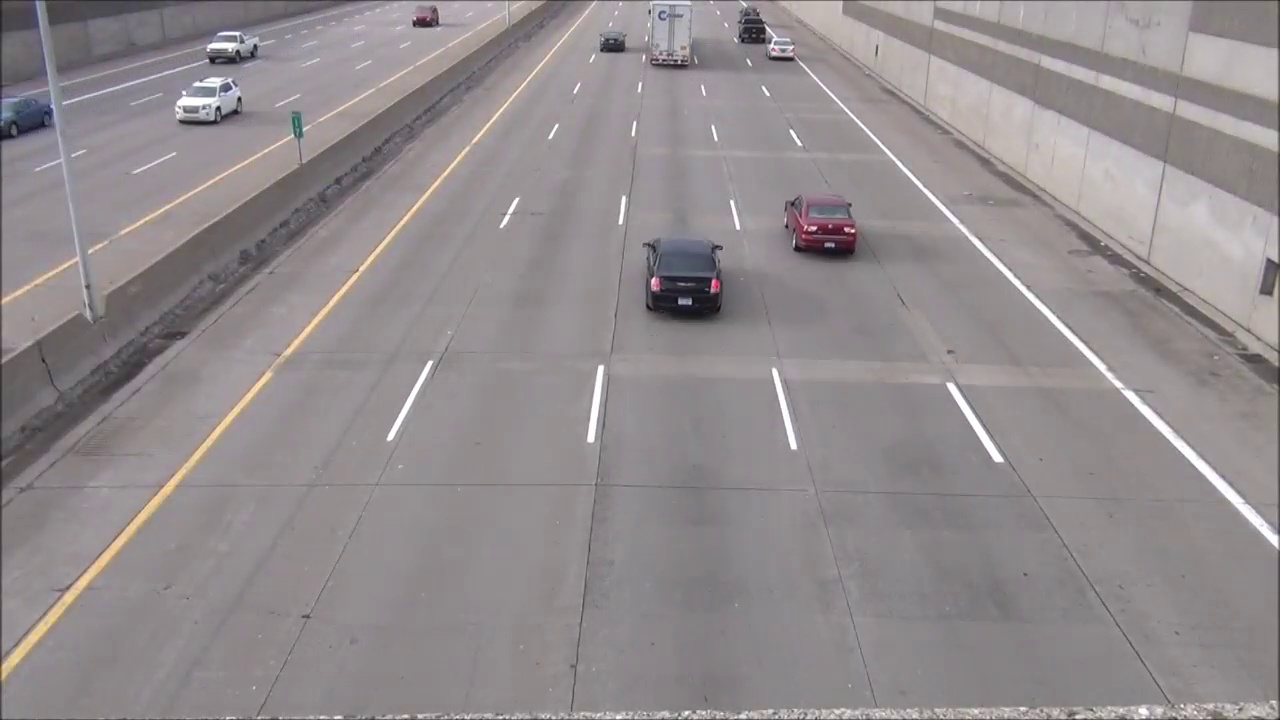
#> input picture day9复习/save_0.jpg, 1280 x 720 px
$ python 1-2exercise.py
#> lines starting #> are read from the running program, lines starting #| are printed output that depends on the picture; long printed decimals are rounded
import cv2 as cv
import numpy as np

img = cv.imread('save_0.jpg')
#> img is the input picture: shape (720, 1280, 3); mean B, G, R 141.9, 140.1, 146

img_hsv = cv.cvtColor(img, cv.COLOR_BGR2HSV)
#> img_hsv: shape (720, 1280, 3); mean H, S, V 120.6, 12.6, 146.6
# 色调 饱和度 亮度
# 全选，然后取亮度
value_channel = img_hsv[:, :, 2]
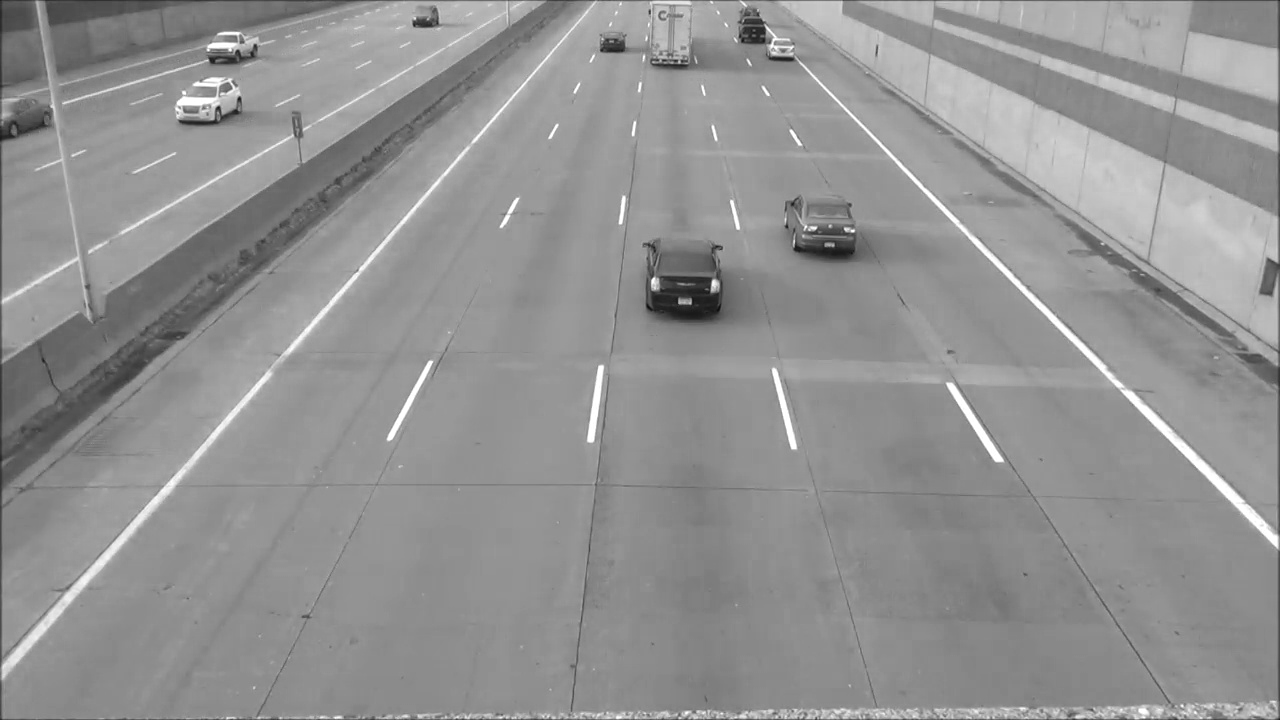
#> value_channel: shape (720, 1280); min 13, max 255, mean 146.6

avg_brightness = np.mean(value_channel)
#> avg_brightness = 146.6
print(avg_brightness)
#| 146.556

cv.imshow('image', img_hsv)

cv.waitKey()
cv.destroyAllWindows()

$ run again, with day9复习/save_1.jpg copied over day9复习/save_0.jpg
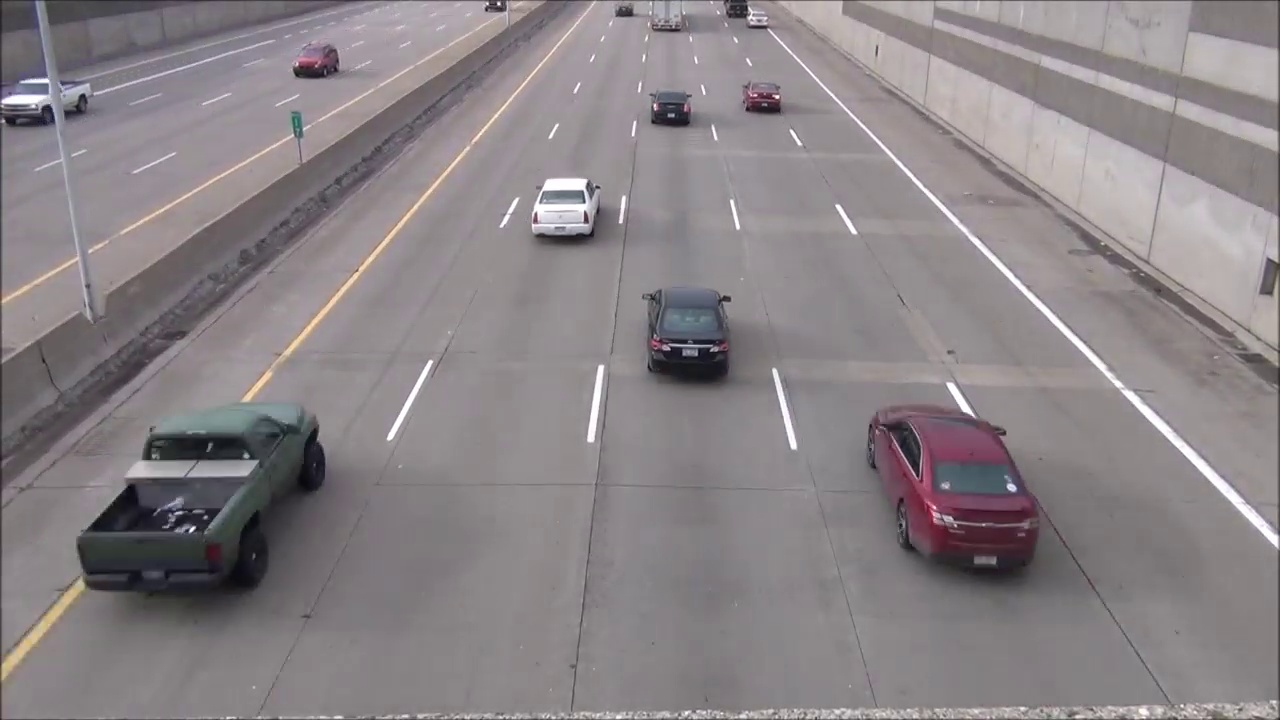
#> input picture day9复习/save_1.jpg, 1280 x 720 px
#> img is the input picture: shape (720, 1280, 3); mean B, G, R 134.3, 131.3, 137.8
#> img_hsv: shape (720, 1280, 3); mean H, S, V 128.8, 15.8, 138.7
#> `value_channel = img_hsv[:, :, 2]`:
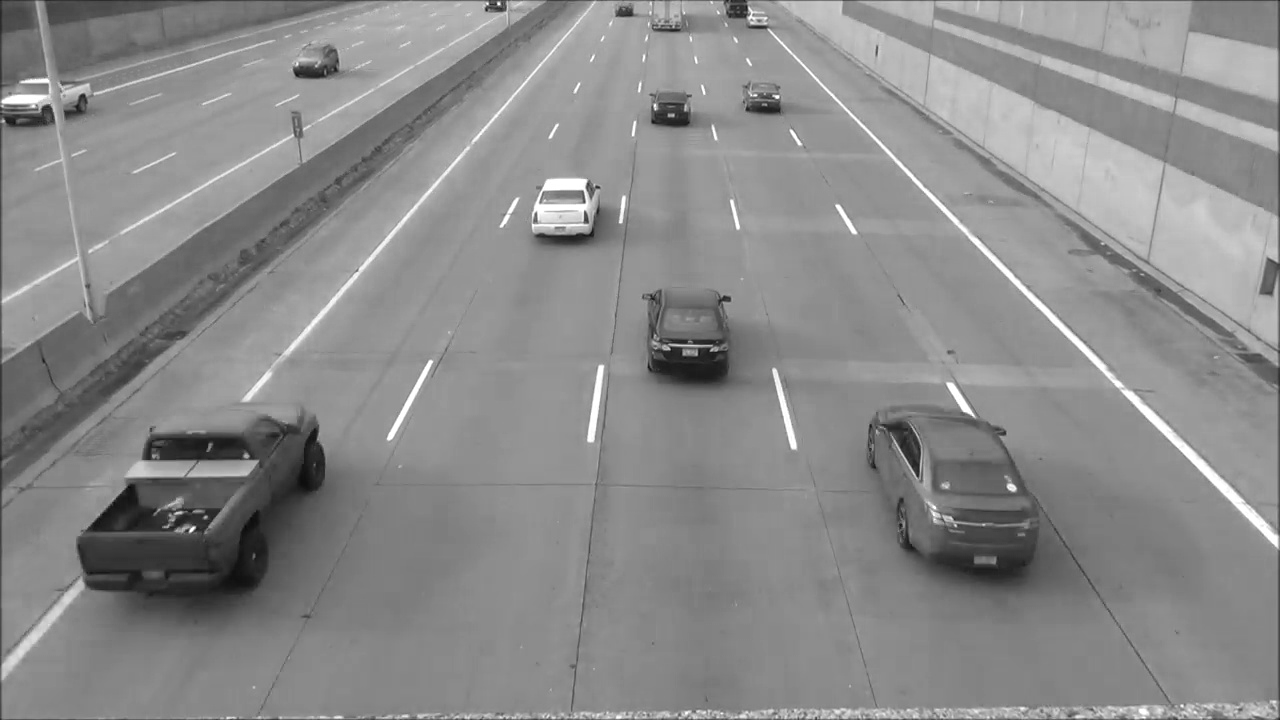
#> value_channel: shape (720, 1280); min 7, max 255, mean 138.7
#> avg_brightness = 138.7
#| 138.669

$ run again, with day9复习/save_2.jpg copied over day9复习/save_0.jpg
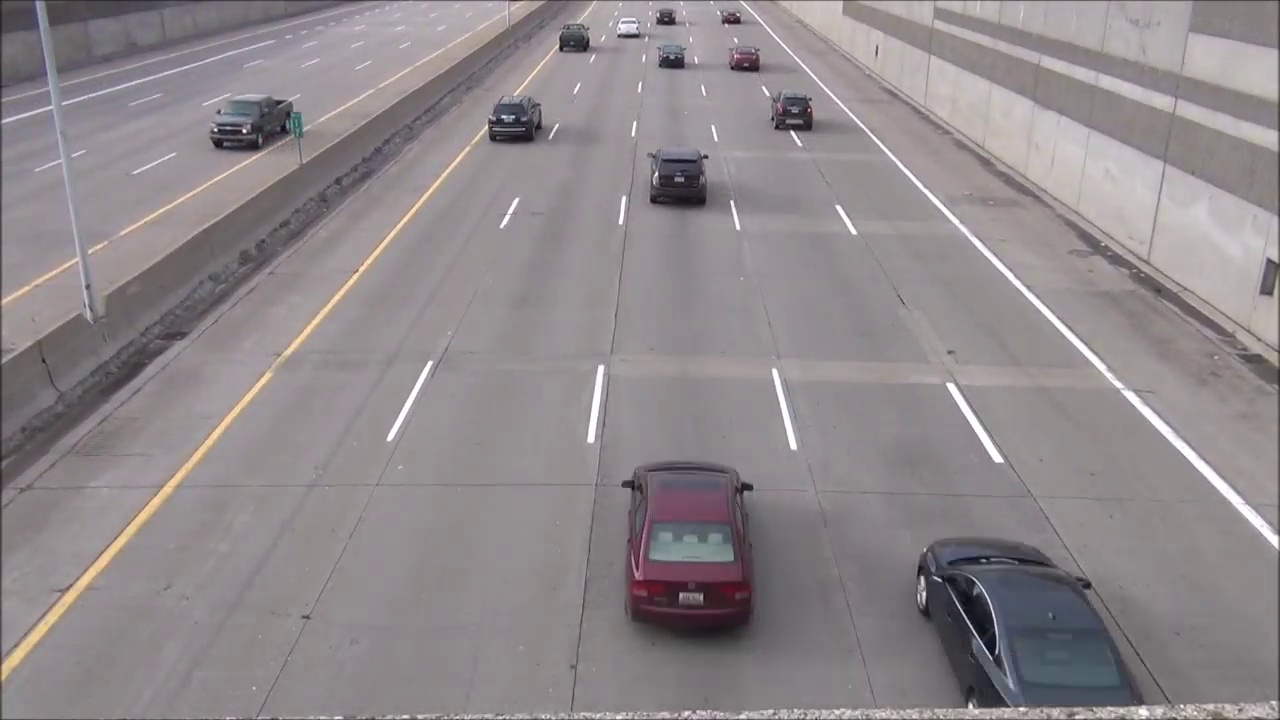
#> input picture day9复习/save_2.jpg, 1280 x 720 px
#> img is the input picture: shape (720, 1280, 3); mean B, G, R 139.3, 136.7, 143
#> img_hsv: shape (720, 1280, 3); mean H, S, V 124, 15.2, 144
#> `value_channel = img_hsv[:, :, 2]`:
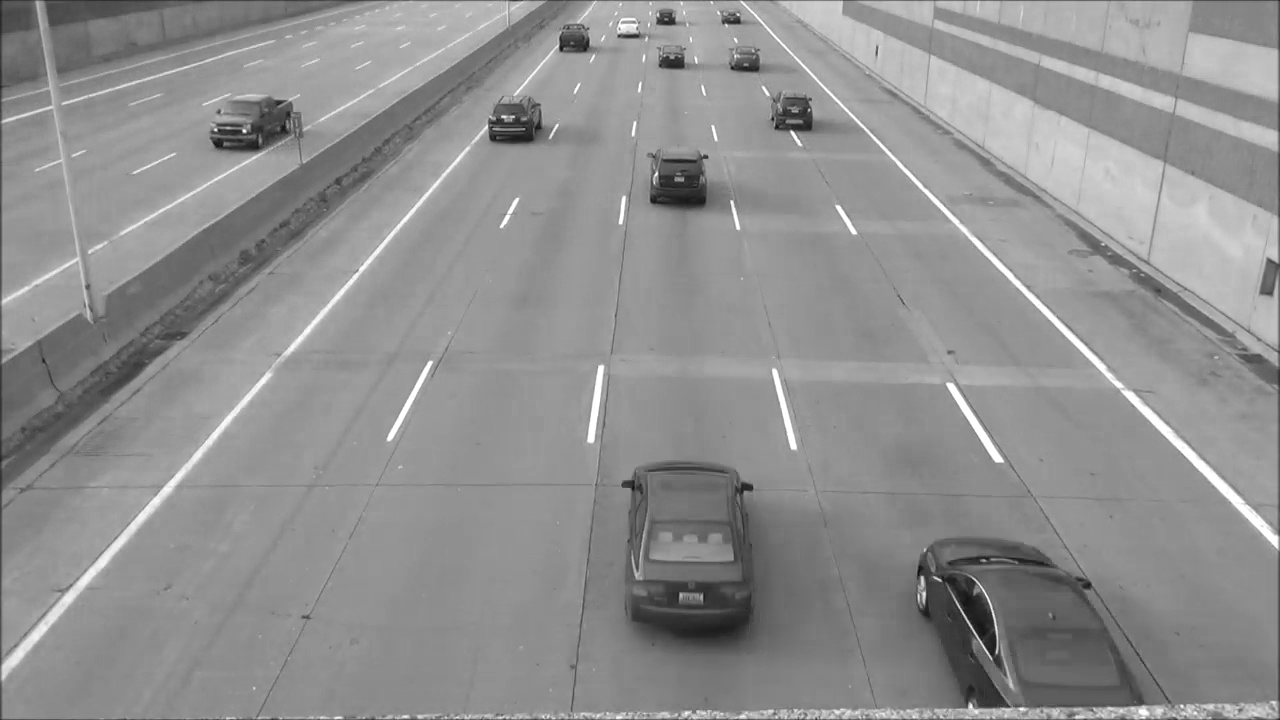
#> value_channel: shape (720, 1280); min 10, max 255, mean 144
#> avg_brightness = 144
#| 143.973
